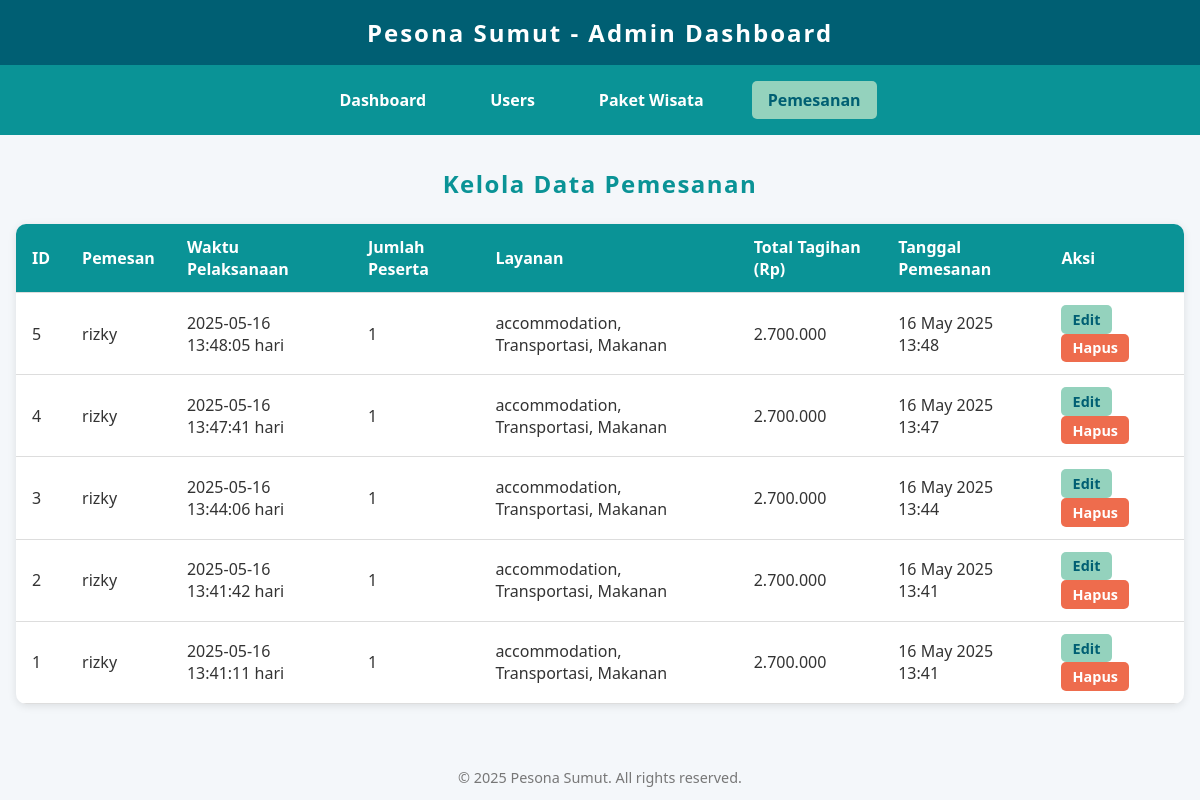
Page /admin/pemesanan.php on the committed database.
### tables this page shows
CREATE TABLE `bookings` (
  `id` int(11) NOT NULL,
  `user_id` int(11) DEFAULT NULL,
  `customer_name` varchar(100) NOT NULL,
  `phone` varchar(15) NOT NULL,
  `travel_date` date NOT NULL,
  `participants` int(11) NOT NULL,
  `accommodation` tinyint(1) DEFAULT 0,
  `transportation` tinyint(1) DEFAULT 0,
  `meals` tinyint(1) DEFAULT 0,
  `package_price` decimal(12,2) NOT NULL,
  `total_amount` decimal(12,2) NOT NULL,
  `booking_date` timestamp NOT NULL DEFAULT current_timestamp()
);

### admin/pemesanan.php (the view, shortened to what this page needs)
<?php
require_once '../config/database.php';
$sql = "SELECT p.*, user_id AS nama_user
        FROM bookings p
        LEFT JOIN users u ON p.user_id = u.id
        ORDER BY booking_date DESC";
$result = mysqli_query($conn, $sql);
?>
<!DOCTYPE html>
<html lang="id">
<head>
</head>
<body>
    <header>Pesona Sumut - Admin Dashboard</header>
    <nav>
        <a href="dashboard.php">Dashboard</a>
        <a href="users.php">Users</a>
        <a href="paket_wisata.php">Paket Wisata</a>
        <a href="pemesanan.php" class="active">Pemesanan</a>
    </nav>
    <main>
        <h2>Kelola Data Pemesanan</h2>
        <table>
            <thead>
                <tr>
                    <th>ID</th>
                    <th>Pemesan</th>
                    <th>Waktu Pelaksanaan</th>
                    <th>Jumlah Peserta</th>
                    <th>Layanan</th>
                    <th>Total Tagihan (Rp)</th>
                    <th>Tanggal Pemesanan</th>
                    <th>Aksi</th>
                </tr>
            </thead>
            <tbody>
                <?php if(mysqli_num_rows($result) > 0): ?>
                    <?php while($p = mysqli_fetch_assoc($result)): ?>
                        <tr>
                            <td><?= $p['id'] ?></td>
                            <td><?= htmlspecialchars($p['customer_name'] ?: $p['nama_user']) ?></td>
                            <td><?= $p['booking_date'] ?> hari</td>
                            <td><?= $p['participants'] ?></td>
                            <td>
                                <?php
                                $layanan = [];
                                if ($p['accommodation']) $layanan[] = "accommodation";
                                if ($p['transportation']) $layanan[] = "Transportasi";
                                if ($p['meals']) $layanan[] = "Makanan";
                                echo $layanan ? implode(", ", $layanan) : "-";
                                ?>
                            </td>
                            <td><?= number_format($p['package_price'], 0, ',', '.') ?></td>
                            <td><?= date('d M Y H:i', strtotime($p['booking_date'])) ?></td>
                            <td>
                                <a href="edit_pemesanan.php?id=<?= $p['id'] ?>" class="action-btn edit-btn">Edit</a>
                                <a href="delete.php?type=pemesanan&id=<?= $p['id'] ?>" onclick="return confirm('Yakin ingin menghapus pemesanan ini?')" class="action-btn delete-btn">Hapus</a>
                            </td>
                        </tr>
                    <?php endwhile; ?>
                <?php else: ?>
                    <tr>
                        <td colspan="8" style="text-align: center;">Belum ada data pemesanan.</td>
                    </tr>
                <?php endif; ?>
            </tbody>
        </table>
    </main>
    <footer>© 2025 Pesona Sumut. All rights reserved.</footer>
</body>
</html>

### admin/pemesanan.php (style rules this page uses)
* { box-sizing: border-box; margin: 0; padding: 0; font-family: 'Segoe UI', Tahoma, Geneva, Verdana, sans-serif; }
body { background: #f4f7fa; color: #333; min-height: 100vh; }
header { background-color: #005f73; color: white; padding: 1rem 2rem; text-align: center; font-weight: 700; font-size: 1.5rem; letter-spacing: 2px; }
nav { background: #0a9396; display: flex; justify-content: center; gap: 2rem; padding: 1rem 0; font-weight: 600; }
nav a { color: white; text-decoration: none; padding: 0.5rem 1rem; border-radius: 5px; transition: background-color 0.3s ease; }
nav a:hover, nav a.active { background-color: #94d2bd; color: #005f73; }
main { max-width: 1200px; margin: 2rem auto; padding: 0 1rem; }
h2 { margin-bottom: 1.5rem; color: #0a9396; text-align: center; letter-spacing: 1.5px; }
table { width: 100%; border-collapse: collapse; background: white; border-radius: 10px; overflow: hidden; box-shadow: 0 2px 8px rgb(0 0 0 / 0.1); }
thead { background-color: #0a9396; color: white; }
th, td { padding: 0.75rem 1rem; text-align: left; border-bottom: 1px solid #ddd; vertical-align: middle; }
.action-btn { padding: 0.3rem 0.7rem; border: none; border-radius: 5px; cursor: pointer; font-weight: 600; font-size: 0.9rem; margin-right: 5px; transition: background-color 0.3s ease; text-decoration: none; color: white; display: inline-block; }
.edit-btn { background-color: #94d2bd; color: #005f73; }
.delete-btn { background-color: #ee6c4d; color: white; }
footer { text-align: center; padding: 1rem 0; margin-top: 3rem; color: #777; font-size: 0.9rem; }

### rows in the picture
bookings: id "5", customer_name "rizky", booking_date "2025-05-16 13:48:05", participants "1", layanan "accommodation, Transportasi, Makanan", package_price "2.700.000", booking_date "16 May 2025 13:48"
bookings: id "4", customer_name "rizky", booking_date "2025-05-16 13:47:41", participants "1", layanan "accommodation, Transportasi, Makanan", package_price "2.700.000", booking_date "16 May 2025 13:47"
bookings: id "3", customer_name "rizky", booking_date "2025-05-16 13:44:06", participants "1", layanan "accommodation, Transportasi, Makanan", package_price "2.700.000", booking_date "16 May 2025 13:44"
bookings: id "2", customer_name "rizky", booking_date "2025-05-16 13:41:42", participants "1", layanan "accommodation, Transportasi, Makanan", package_price "2.700.000", booking_date "16 May 2025 13:41"
bookings: id "1", customer_name "rizky", booking_date "2025-05-16 13:41:11", participants "1", layanan "accommodation, Transportasi, Makanan", package_price "2.700.000", booking_date "16 May 2025 13:41"
